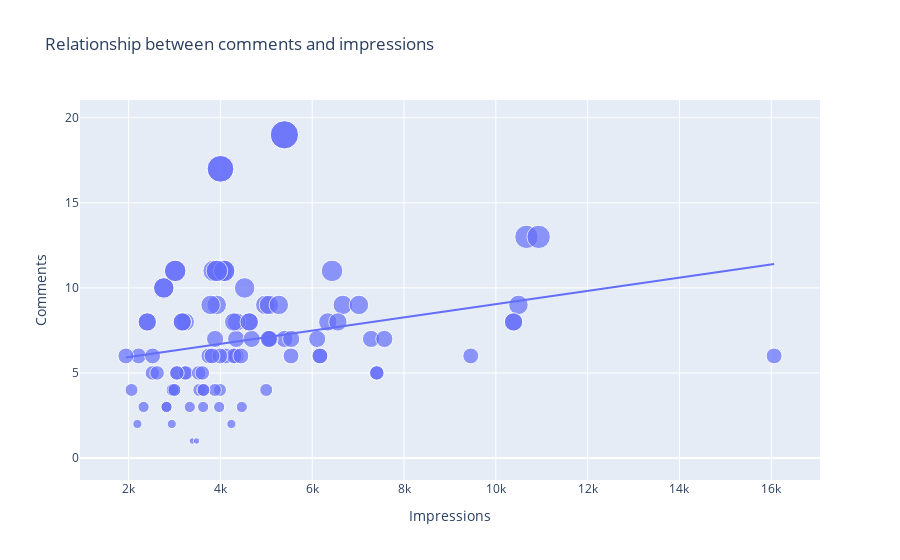

Notebook code for this chart:
### Code cell
#Analyzing Relationships
figure=px.scatter(data,x="Impressions",y="Comments",size="Comments",trendline="ols",title="Relationship between comments and impressions")
figure.show()
